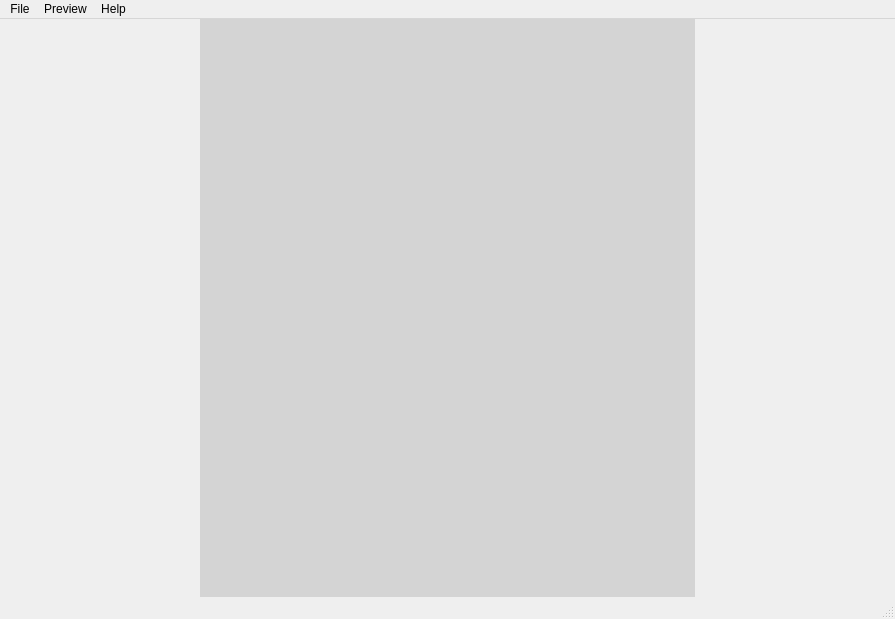
<?xml version="1.0" encoding="UTF-8"?>
<ui version="4.0">
 <class>MainWindow</class>
 <widget class="QMainWindow" name="MainWindow">
  <property name="geometry">
   <rect>
    <x>0</x>
    <y>0</y>
    <width>895</width>
    <height>619</height>
   </rect>
  </property>
  <property name="windowTitle">
   <string>MainWindow</string>
  </property>
  <widget class="QWidget" name="centralWidget">
   <property name="styleSheet">
    <string notr="true">#center {
   background-color: rgb(212, 212, 212);
}</string>
   </property>
   <layout class="QHBoxLayout" name="horizontalLayout">
    <property name="spacing">
     <number>0</number>
    </property>
    <property name="leftMargin">
     <number>0</number>
    </property>
    <property name="topMargin">
     <number>0</number>
    </property>
    <property name="rightMargin">
     <number>0</number>
    </property>
    <property name="bottomMargin">
     <number>0</number>
    </property>
    <item>
     <widget class="Sidebar" name="optionsSidebar" native="true">
      <property name="sizePolicy">
       <sizepolicy hsizetype="Preferred" vsizetype="Preferred">
        <horstretch>0</horstretch>
        <verstretch>0</verstretch>
       </sizepolicy>
      </property>
      <property name="minimumSize">
       <size>
        <width>200</width>
        <height>0</height>
       </size>
      </property>
     </widget>
    </item>
    <item>
     <widget class="QWidget" name="center" native="true">
      <property name="sizePolicy">
       <sizepolicy hsizetype="Preferred" vsizetype="Preferred">
        <horstretch>1</horstretch>
        <verstretch>0</verstretch>
       </sizepolicy>
      </property>
      <layout class="QVBoxLayout" name="verticalLayout_3">
       <property name="leftMargin">
        <number>0</number>
       </property>
       <property name="topMargin">
        <number>0</number>
       </property>
       <property name="rightMargin">
        <number>0</number>
       </property>
       <property name="bottomMargin">
        <number>0</number>
       </property>
       <item>
        <widget class="PagePreview" name="pagePreview" native="true">
         <property name="sizePolicy">
          <sizepolicy hsizetype="Preferred" vsizetype="Preferred">
           <horstretch>1</horstretch>
           <verstretch>0</verstretch>
          </sizepolicy>
         </property>
        </widget>
       </item>
      </layout>
     </widget>
    </item>
    <item>
     <widget class="Sidebar" name="effectsSidebar" native="true">
      <property name="sizePolicy">
       <sizepolicy hsizetype="Preferred" vsizetype="Preferred">
        <horstretch>0</horstretch>
        <verstretch>0</verstretch>
       </sizepolicy>
      </property>
      <property name="minimumSize">
       <size>
        <width>200</width>
        <height>0</height>
       </size>
      </property>
     </widget>
    </item>
   </layout>
  </widget>
  <widget class="QMenuBar" name="menuBar">
   <property name="enabled">
    <bool>true</bool>
   </property>
   <property name="geometry">
    <rect>
     <x>0</x>
     <y>0</y>
     <width>895</width>
     <height>21</height>
    </rect>
   </property>
   <widget class="QMenu" name="menuFile">
    <property name="title">
     <string>File</string>
    </property>
    <addaction name="actionExit"/>
   </widget>
   <widget class="QMenu" name="menuHelp">
    <property name="title">
     <string>Help</string>
    </property>
    <addaction name="actionAbout"/>
   </widget>
   <widget class="QMenu" name="menuPreview">
    <property name="title">
     <string>Preview</string>
    </property>
    <addaction name="actionPrevious"/>
    <addaction name="actionNext"/>
   </widget>
   <addaction name="menuFile"/>
   <addaction name="menuPreview"/>
   <addaction name="menuHelp"/>
  </widget>
  <widget class="QStatusBar" name="statusBar">
   <property name="enabled">
    <bool>true</bool>
   </property>
  </widget>
  <action name="actionExit">
   <property name="text">
    <string>Exit</string>
   </property>
   <property name="shortcut">
    <string>Ctrl+Q</string>
   </property>
  </action>
  <action name="actionAbout">
   <property name="text">
    <string>About</string>
   </property>
  </action>
  <action name="actionPrevious">
   <property name="text">
    <string>Previous</string>
   </property>
   <property name="shortcut">
    <string>Left</string>
   </property>
  </action>
  <action name="actionNext">
   <property name="text">
    <string>Next</string>
   </property>
   <property name="shortcut">
    <string>Right</string>
   </property>
  </action>
 </widget>
 <layoutdefault spacing="6" margin="11"/>
 <customwidgets>
  <customwidget>
   <class>PagePreview</class>
   <extends>QWidget</extends>
   <header>pagepreview.h</header>
   <container>1</container>
  </customwidget>
  <customwidget>
   <class>Sidebar</class>
   <extends>QWidget</extends>
   <header>sidebar.h</header>
   <container>1</container>
  </customwidget>
 </customwidgets>
 <resources/>
 <connections/>
</ui>
